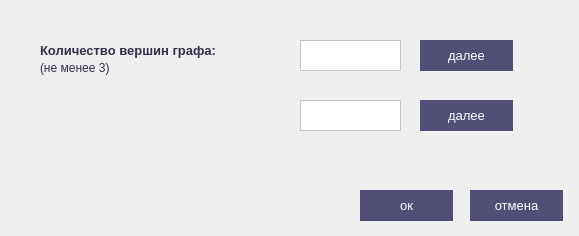
<?xml version="1.0" encoding="UTF-8"?>
<ui version="4.0">
 <class>Dialog</class>
 <widget class="QDialog" name="Dialog">
  <property name="geometry">
   <rect>
    <x>0</x>
    <y>0</y>
    <width>579</width>
    <height>236</height>
   </rect>
  </property>
  <property name="windowTitle">
   <string>Dialog</string>
  </property>
  <property name="styleSheet">
   <string notr="true">QDialog{background-image: url(:/res/img/fon2.jpg);}

QPushButton {
color: rgb(255, 255, 255);
     border-radius: 30px;
     background-color: rgb(81, 78, 120);
     min-width: 80px;
 } 
 QPushButton:pressed {
	background-color: rgb(104, 93, 145);
 }

 QPushButton:flat {
     border: none; /* для плоской кнопки границы нет */
 }
QPushButton::hover {
    background-color: rgb(115, 104, 161);
}

QLabel{color: rgb(50, 48, 74);}



QLineEdit{
border: 1px solid /*rgb(89, 145, 166);*/ rgb(197, 197, 197);
border-radius: 40px;
padding-left: 20px;
padding-right: 20px;
}
QLineEdit:hover{
border: 1px solid rgb(115, 104, 161);
border-radius: 40px;
padding-left: 20px;
padding-right: 20px;
}
QLineEdit:focus{
border: 2px solid rgb(106, 209, 208);
border-radius: 40px;
padding-left: 20px;
padding-right: 20px;
}</string>
  </property>
  <widget class="QLabel" name="label">
   <property name="geometry">
    <rect>
     <x>40</x>
     <y>40</y>
     <width>241</width>
     <height>20</height>
    </rect>
   </property>
   <property name="font">
    <font>
     <family>Microsoft YaHei UI</family>
     <pointsize>10</pointsize>
     <weight>75</weight>
     <bold>true</bold>
    </font>
   </property>
   <property name="text">
    <string>Количество вершин графа:</string>
   </property>
  </widget>
  <widget class="QLabel" name="label_3">
   <property name="geometry">
    <rect>
     <x>40</x>
     <y>100</y>
     <width>231</width>
     <height>21</height>
    </rect>
   </property>
   <property name="font">
    <font>
     <family>Microsoft YaHei UI</family>
     <pointsize>10</pointsize>
     <weight>75</weight>
     <bold>true</bold>
    </font>
   </property>
   <property name="text">
    <string/>
   </property>
  </widget>
  <widget class="QLineEdit" name="weightG">
   <property name="geometry">
    <rect>
     <x>300</x>
     <y>100</y>
     <width>101</width>
     <height>31</height>
    </rect>
   </property>
   <property name="font">
    <font>
     <pointsize>11</pointsize>
    </font>
   </property>
  </widget>
  <widget class="QPushButton" name="onward_btn">
   <property name="geometry">
    <rect>
     <x>420</x>
     <y>100</y>
     <width>93</width>
     <height>31</height>
    </rect>
   </property>
   <property name="font">
    <font>
     <family>Microsoft YaHei UI</family>
     <pointsize>10</pointsize>
    </font>
   </property>
   <property name="text">
    <string>далее</string>
   </property>
  </widget>
  <widget class="QLineEdit" name="size">
   <property name="geometry">
    <rect>
     <x>300</x>
     <y>40</y>
     <width>101</width>
     <height>31</height>
    </rect>
   </property>
   <property name="font">
    <font>
     <family>MS Shell Dlg 2</family>
     <pointsize>11</pointsize>
     <weight>50</weight>
     <bold>false</bold>
    </font>
   </property>
  </widget>
  <widget class="QPushButton" name="pushButton">
   <property name="geometry">
    <rect>
     <x>420</x>
     <y>40</y>
     <width>93</width>
     <height>31</height>
    </rect>
   </property>
   <property name="font">
    <font>
     <family>Microsoft YaHei UI</family>
     <pointsize>10</pointsize>
    </font>
   </property>
   <property name="text">
    <string>далее</string>
   </property>
  </widget>
  <widget class="QPushButton" name="ok_btn">
   <property name="geometry">
    <rect>
     <x>360</x>
     <y>190</y>
     <width>93</width>
     <height>31</height>
    </rect>
   </property>
   <property name="font">
    <font>
     <family>Microsoft YaHei UI</family>
     <pointsize>10</pointsize>
    </font>
   </property>
   <property name="text">
    <string>ок</string>
   </property>
  </widget>
  <widget class="QPushButton" name="cancel_btn">
   <property name="geometry">
    <rect>
     <x>470</x>
     <y>190</y>
     <width>93</width>
     <height>31</height>
    </rect>
   </property>
   <property name="font">
    <font>
     <family>Microsoft YaHei UI</family>
     <pointsize>10</pointsize>
    </font>
   </property>
   <property name="text">
    <string>отмена</string>
   </property>
  </widget>
  <widget class="QLabel" name="label_2">
   <property name="geometry">
    <rect>
     <x>100</x>
     <y>170</y>
     <width>221</width>
     <height>31</height>
    </rect>
   </property>
   <property name="font">
    <font>
     <family>Microsoft YaHei UI</family>
     <pointsize>11</pointsize>
    </font>
   </property>
   <property name="text">
    <string/>
   </property>
  </widget>
  <widget class="QLabel" name="label_4">
   <property name="geometry">
    <rect>
     <x>40</x>
     <y>60</y>
     <width>111</width>
     <height>16</height>
    </rect>
   </property>
   <property name="font">
    <font>
     <family>Microsoft YaHei UI</family>
     <pointsize>9</pointsize>
    </font>
   </property>
   <property name="text">
    <string>(не менее 3)</string>
   </property>
  </widget>
 </widget>
 <resources/>
 <connections/>
</ui>
